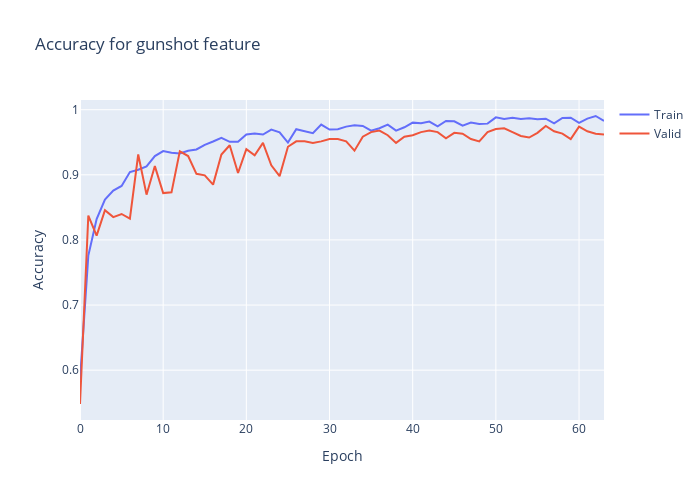

Source (notebook cell):
### Code cell
import plotly.graph_objects as go
plt.clf()
fig = go.Figure()
fig.add_trace(go.Scatter(
                    y=history.history['gunshot_output_accuracy'],
                    name='Train'))
fig.add_trace(go.Scatter(
                    y=history.history['val_gunshot_output_accuracy'],
                    name='Valid'))
fig.update_layout(height=500, 
                  width=700,
                  title='Accuracy for gunshot feature',
                  xaxis_title='Epoch',
                  yaxis_title='Accuracy')
fig.show()

### Figure 1 — Plotly figure (JSON) as saved in the notebook; plotly's stock layout.template omitted (floating-point values rounded to 4 significant figures)
{"data": [{"name": "Train", "type": "scatter", "y": [0.585, 0.776, 0.832, 0.862, 0.8758, 0.8829, 0.9043, 0.9078, 0.9129, 0.9287, 0.9364, 0.9338, 0.9328, 0.9369, 0.9389, 0.946, 0.9511, 0.9567, 0.9506, 0.9506, 0.9618, 0.9633, 0.9618, 0.9695, 0.9654, 0.9496, 0.97, 0.9664, 0.9638, 0.9771, 0.9695, 0.97, 0.974, 0.9761, 0.9751, 0.9679, 0.9715, 0.9771, 0.9679, 0.973, 0.9801, 0.9791, 0.9817, 0.9745, 0.9827, 0.9822, 0.9756, 0.9801, 0.9781, 0.9786, 0.9883, 0.9857, 0.9878, 0.9857, 0.9868, 0.9852, 0.9863, 0.9791, 0.9873, 0.9878, 0.9796, 0.9863, 0.9903, 0.9827]}, {"name": "Valid", "type": "scatter", "y": [0.548, 0.8375, 0.8066, 0.8458, 0.8351, 0.8399, 0.8327, 0.9312, 0.8695, 0.9134, 0.8719, 0.8731, 0.9359, 0.9288, 0.9015, 0.8992, 0.8849, 0.9312, 0.9454, 0.9027, 0.9395, 0.93, 0.949, 0.9146, 0.898, 0.9431, 0.9514, 0.9514, 0.949, 0.9514, 0.9549, 0.9549, 0.9514, 0.9371, 0.9585, 0.9656, 0.968, 0.9609, 0.949, 0.9585, 0.9609, 0.9656, 0.968, 0.9656, 0.9561, 0.9644, 0.9632, 0.9549, 0.9514, 0.9656, 0.9703, 0.9715, 0.9656, 0.9597, 0.9573, 0.9644, 0.9751, 0.9668, 0.9632, 0.9549, 0.9739, 0.9668, 0.9632, 0.962]}], "layout": {"height": 500, "title": {"text": "Accuracy for gunshot feature"}, "width": 700, "xaxis": {"title": {"text": "Epoch"}}, "yaxis": {"title": {"text": "Accuracy"}}}}
